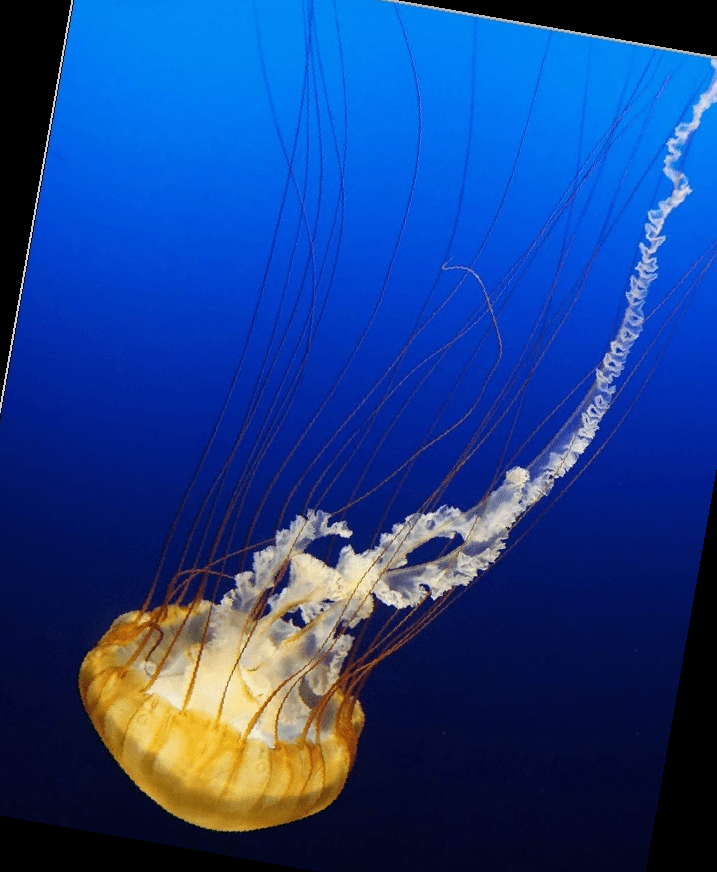
#> input picture ЛР17-18/Images/image2_NN.png, 717 x 872 px, found by its file name
$ python 'ИПО лр 17-18 в6 н3.py'
#> lines starting #> are read from the running program, lines starting #| are printed output that depends on the picture
from PIL import Image

# Открытие изображения
image = Image.open("image2_NN.png")
#> image is the input picture: PIL image 717x872 RGB; mean R, G, B 26.5, 63.4, 135.5

# Определение размеров изображения
width, height = image.size
#> width = 717; height = 872

# Определение области обрезки (в данном случае - оставляем центральный квадрат)
left = (width - min(width, height)) // 2
#> left = 0
top = (height - min(width, height)) // 2
#> top = 77
right = left + min(width, height)
#> right = 717
bottom = top + min(width, height)
#> bottom = 794
crop_area = (left, top, right, bottom)
#> crop_area = (0, 77, 717, 794)

# Обрезка изображения
cropped_image = image.crop(crop_area)
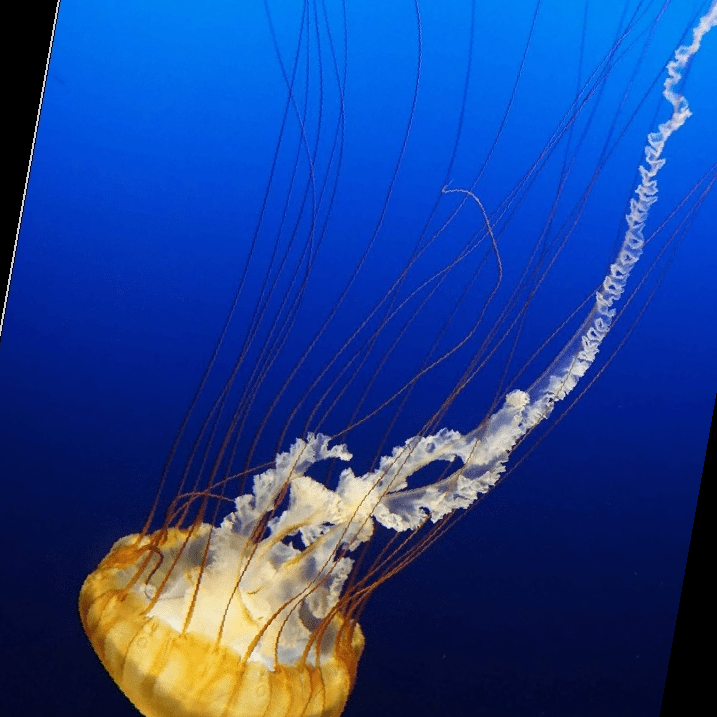
#> cropped_image: PIL image 717x717 RGB; mean R, G, B 29.9, 64.9, 142.7

# Сохранение обрезанного изображения
new_filename = "image3_NN.png"
cropped_image.save(new_filename)

print("Изображение успешно обрезано и сохранено.")

$ run again, with ЛР17-18/Images/image1_NN.png copied over ЛР17-18/Images/image2_NN.png
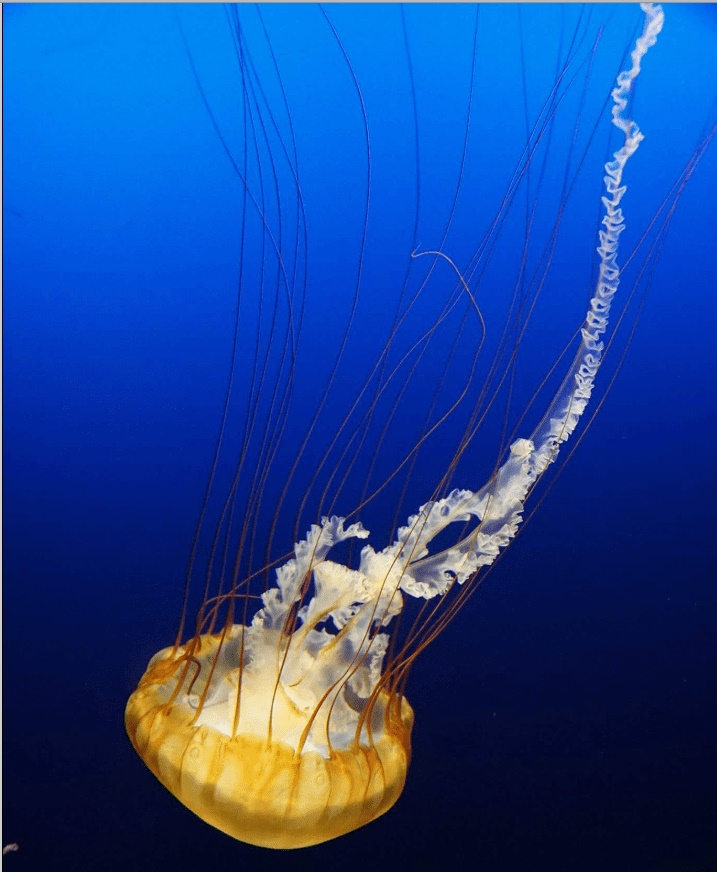
#> input picture ЛР17-18/Images/image1_NN.png, 717 x 872 px, found by its file name
#> image is the input picture: PIL image 717x872 RGB; mean R, G, B 27.4, 68.4, 146
#> `cropped_image = image.crop(crop_area)`:
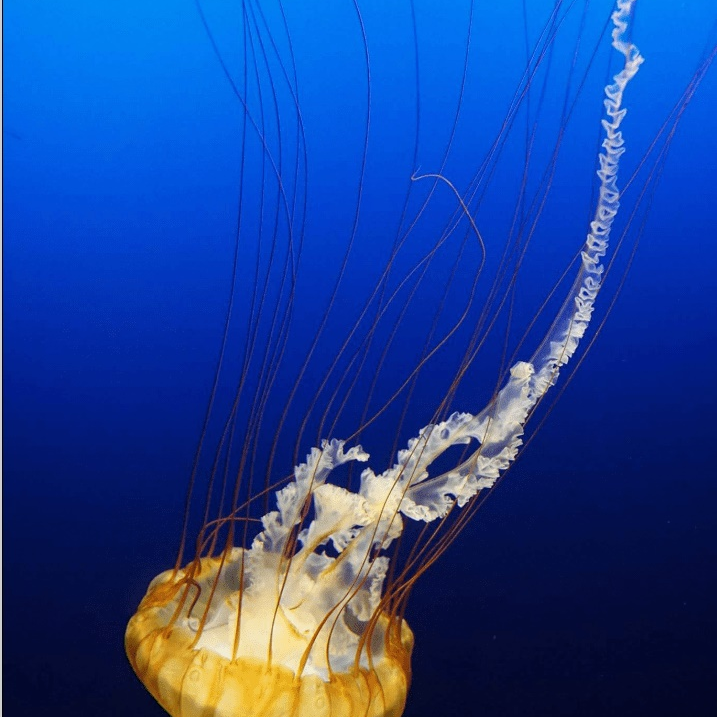
#> cropped_image: PIL image 717x717 RGB; mean R, G, B 28.8, 66, 147.9
